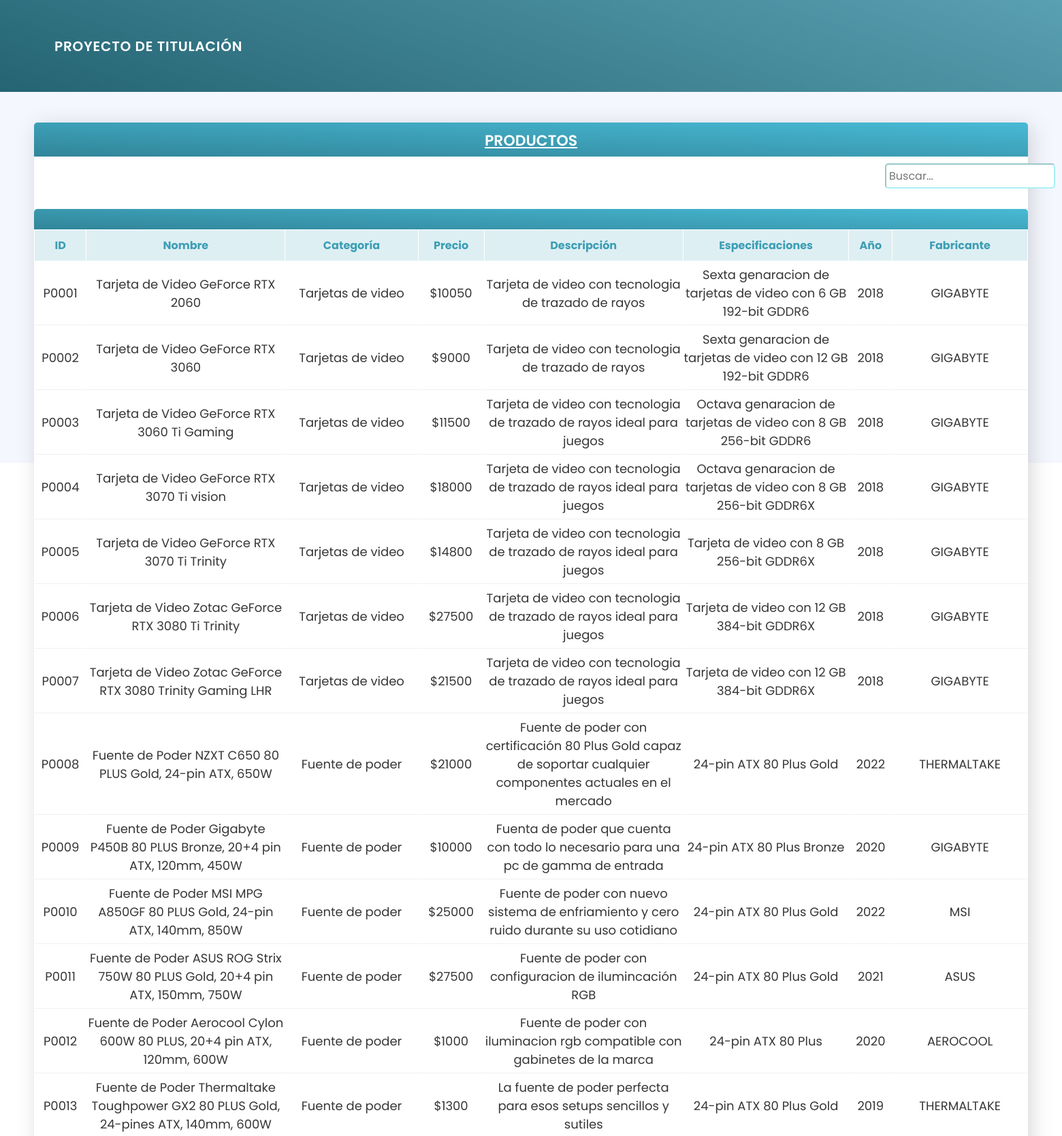
Page /Productos.php (upper part) on the committed database.
### tables this page shows
CREATE TABLE `productos` (
  `producto_id` varchar(5) NOT NULL,
  `nombre_producto` varchar(100) NOT NULL,
  `categoria_id` varchar(5) NOT NULL,
  `precio` varchar(6) NOT NULL,
  `descripcion` varchar(150) NOT NULL,
  `especificaciones` varchar(150) NOT NULL,
  `anio` varchar(4) NOT NULL,
  `fabricante_id` varchar(5) NOT NULL
);

CREATE TABLE `categoria` (
  `categoria_id` varchar(5) NOT NULL,
  `tipo_categoria` varchar(50) NOT NULL
);

CREATE TABLE `fabricante` (
  `fabricante_id` varchar(5) NOT NULL,
  `nombre_fabricante` varchar(20) NOT NULL
);

### Productos.php (the view, shortened to what this page needs)
<!DOCTYPE html>
<html lang="en">
<head>
    <?php
    $conn = OpenCon();
    function getCampo($sql){
        global $conn;
        $salida = "";
        $stid = mysqli_query($conn, $sql);
        while ($row = mysqli_fetch_assoc($stid)){
            $salida = $row['SALIDA'];
        }
        return $salida;
    }
    ?>
    <link href="https://unpkg.com/boxicons@2.1.1/css/boxicons.min.css" rel="stylesheet">
    <link rel="stylesheet" href="assets/css/style.css">
    <link rel="stylesheet" href="assets/css/gl_alerts.css">
</head>
<body>
    <form name="form1" id="form1" method="post" action="Productos.php" onSubmit="return checaCampos();">
        <?php include('Menu_principal.php'); ?>
        <section class="body">
            <div class="wrapper-container" style="margin-top: 40px;">
                <div class="placa">
                    <div class="header2">
                        <div class="nombre-sis">
                            PRODUCTOS
                        </div>
                    </div>
                </div>
                <div style="display: flex; padding: 10px 0 30px 1250px">
                    <input type="text" id="buscar" placeholder="Buscar..." class="imput-form" style="width: 250px;">
                </div>
                <div class="placa" style="height: 30px;">
                    <div class="header2">
                    </div>
                </div>
                <table width="100%" cellspacing="1">
                    <thead>
                        <tr>
                            <th class="row_top" width="2%">ID</th>
                            <th class="row_top" width="12%">Nombre</th>
                            <th class="row_top" width="8%">Categoría</th>
                            <th class="row_top" width="3%">Precio</th>
                            <th class="row_top" width="12%">Descripción</th>
                            <th class="row_top" width="10%">Especificaciones</th>
                            <th class="row_top" width="2%">Año</th>
                            <th class="row_top" width="8%">Fabricante</th>
                        </tr>
                    </thead>
                    <tbody>
                        <?php
                        $sql = 'select * from productos order by producto_id';
                        $rst = mysqli_query($conn, $sql);
                        while ($row = mysqli_fetch_assoc($rst)) { ?>
                            <tr>
                                <?php
                                foreach ($row as $key => $item) {
                                    if($key == "categoria_id"){
                                        $item = getCampo("select tipo_categoria as SALIDA from categoria where categoria_id='$item'");
                                    }else if($key == "precio"){
                                        $item = "$".$item;
                                    }else if($key == "fabricante_id"){
                                        $item = getCampo("select nombre_fabricante as SALIDA from fabricante where fabricante_id='$item'");
                                    }{
                                        $item = $item;
                                    } ?>
                                    <td class="info-td">
                                        <?= ($item !== null ? $item : "") ?>
                                    </td>
                                    <?php
                                } ?>
                            </tr>
                            <?php
                        }
                        ?>
                    </tbody>
                </table>
            </div>
            <br><br><br>
        </section>
	</form>
</body>
</html>

### assets/css/style.css (style rules this page uses)
* { margin: 0; padding: 0; box-sizing: border-box; font-family: 'Poppins', sans-serif; -webkit-tap-highlight-color: transparent; }
:root { --blue-pastel-color: #5eb6e9; --green-pastel-color: #0db9a7; --red-pastel-color: #e95e66; --red-color-option1: #fe3954; --yellow-pastel-color: #ffa500; --purple-color-option1: #5b69bc; --pink-color-option1: #ff8acc; --body-color: #dde4ff4a; }
.header2 { font-weight: 600; text-align: center; text-decoration: underline; color: #ffffff; font-size: 22px; padding: 10px 140px; }
.body { width: 100%; height: 85vh; background: #dde4ff4d; padding: 140px 50px; }
.wrapper-container { background: white; min-height: 250px; box-shadow: 5px 5px 30px rgb(98 98 98 / 25%); border-radius: 7px; display: flex; flex-direction: column; justify-content: center; }
.placa { width: 100%; height: 50px; background: linear-gradient(2deg, #318599, #48bad5); border-radius: 5px 5px 0 0; }

### Productos.php (style rules this page uses)
.row_top { height: 45px; align: center; color: #3c9eb5; background: #3c9eb52b; }
.info-td { font-size: 18px; color: #363636; padding: 6px 0; border-bottom: 1px solid #bbbbbb38; }
.info-td:nth-child(1) { text-align: center; }
.info-td:nth-child(2) { text-align: center; }
.info-td:nth-child(3) { text-align: center; }
.info-td:nth-child(4) { text-align: center; }
.info-td:nth-child(5) { text-align: center; }
.info-td:nth-child(6) { text-align: center; }
.info-td:nth-child(7) { text-align: center; }
.info-td:nth-child(8) { text-align: center; }
.imput-form { font-size: 16px; padding: 4px; border-color: #52e3eb80; border-radius: 5px; }
body { font-family: "Open Sans", -apple-system, BlinkMacSystemFont, "Segoe UI", Roboto, Oxygen-Sans, Ubuntu, Cantarell, "Helvetica Neue", Helvetica, Arial, sans-serif; }

### rows in the picture
productos: producto_id "P0001", nombre_producto "Tarjeta de Video GeForce RTX 2060", categoria.tipo_categoria "Tarjetas de video", item "$10050", descripcion "Tarjeta de video con tecnologia de trazado de rayos", especificaciones "Sexta genaracion de tarjetas de video con 6 GB 192-bit GDDR6", anio "2018", fabricante.nombre_fabricante "GIGABYTE"
productos: producto_id "P0002", nombre_producto "Tarjeta de Video GeForce RTX 3060", categoria.tipo_categoria "Tarjetas de video", item "$9000", descripcion "Tarjeta de video con tecnologia de trazado de rayos", especificaciones "Sexta genaracion de tarjetas de video con 12 GB 192-bit GDDR6", anio "2018", fabricante.nombre_fabricante "GIGABYTE"
productos: producto_id "P0003", nombre_producto "Tarjeta de Video GeForce RTX 3060 Ti Gaming", categoria.tipo_categoria "Tarjetas de video", item "$11500", descripcion "Tarjeta de video con tecnologia de trazado de rayos ideal para juegos", especificaciones "Octava genaracion de tarjetas de video con 8 GB 256-bit GDDR6", anio "2018", fabricante.nombre_fabricante "GIGABYTE"
productos: producto_id "P0004", nombre_producto "Tarjeta de Video GeForce RTX 3070 Ti vision", categoria.tipo_categoria "Tarjetas de video", item "$18000", descripcion "Tarjeta de video con tecnologia de trazado de rayos ideal para juegos", especificaciones "Octava genaracion de tarjetas de video con 8 GB 256-bit GDDR6X", anio "2018", fabricante.nombre_fabricante "GIGABYTE"
productos: producto_id "P0005", nombre_producto "Tarjeta de Video GeForce RTX 3070 Ti Trinity", categoria.tipo_categoria "Tarjetas de video", item "$14800", descripcion "Tarjeta de video con tecnologia de trazado de rayos ideal para juegos", especificaciones "Tarjeta de video con 8 GB 256-bit GDDR6X", anio "2018", fabricante.nombre_fabricante "GIGABYTE"
productos: producto_id "P0006", nombre_producto "Tarjeta de Video Zotac GeForce RTX 3080 Ti Trinity", categoria.tipo_categoria "Tarjetas de video", item "$27500", descripcion "Tarjeta de video con tecnologia de trazado de rayos ideal para juegos", especificaciones "Tarjeta de video con 12 GB 384-bit GDDR6X", anio "2018", fabricante.nombre_fabricante "GIGABYTE"
productos: producto_id "P0007", nombre_producto "Tarjeta de Video Zotac GeForce RTX 3080 Trinity Gaming LHR", categoria.tipo_categoria "Tarjetas de video", item "$21500", descripcion "Tarjeta de video con tecnologia de trazado de rayos ideal para juegos", especificaciones "Tarjeta de video con 12 GB 384-bit GDDR6X", anio "2018", fabricante.nombre_fabricante "GIGABYTE"
productos: producto_id "P0008", nombre_producto "Fuente de Poder NZXT C650 80 PLUS Gold, 24-pin ATX, 650W", categoria.tipo_categoria "Fuente de poder", item "$21000", descripcion "Fuente de poder con certificación 80 Plus Gold capaz de soportar cualquier componentes actuales en el mercado", especificaciones "24-pin ATX 80 Plus Gold", anio "2022", fabricante.nombre_fabricante "THERMALTAKE"
productos: producto_id "P0009", nombre_producto "Fuente de Poder Gigabyte P450B 80 PLUS Bronze, 20+4 pin ATX, 120mm, 450W", categoria.tipo_categoria "Fuente de poder", item "$10000", descripcion "Fuenta de poder que cuenta con todo lo necesario para una pc de gamma de entrada", especificaciones "24-pin ATX 80 Plus Bronze", anio "2020", fabricante.nombre_fabricante "GIGABYTE"
productos: producto_id "P0010", nombre_producto "Fuente de Poder MSI MPG A850GF 80 PLUS Gold, 24-pin ATX, 140mm, 850W", categoria.tipo_categoria "Fuente de poder", item "$25000", descripcion "Fuente de poder con nuevo sistema de enfriamiento y cero ruido durante su uso cotidiano", especificaciones "24-pin ATX 80 Plus Gold", anio "2022", fabricante.nombre_fabricante "MSI"
productos: producto_id "P0011", nombre_producto "Fuente de Poder ASUS ROG Strix 750W 80 PLUS Gold, 20+4 pin ATX, 150mm, 750W", categoria.tipo_categoria "Fuente de poder", item "$27500", descripcion "Fuente de poder con configuracion de ilumincación RGB", especificaciones "24-pin ATX 80 Plus Gold", anio "2021", fabricante.nombre_fabricante "ASUS"
productos: producto_id "P0012", nombre_producto "Fuente de Poder Aerocool Cylon 600W 80 PLUS, 20+4 pin ATX, 120mm, 600W", categoria.tipo_categoria "Fuente de poder", item "$1000", descripcion "Fuente de poder con iluminacion rgb compatible con gabinetes de la marca", especificaciones "24-pin ATX 80 Plus", anio "2020", fabricante.nombre_fabricante "AEROCOOL"
productos: producto_id "P0013", nombre_producto "Fuente de Poder Thermaltake Toughpower GX2 80 PLUS Gold, 24-pines ATX, 140mm, 600W", categoria.tipo_categoria "Fuente de poder", item "$1300", descripcion "La fuente de poder perfecta para esos setups sencillos y sutiles", especificaciones "24-pin ATX 80 Plus Gold", anio "2019", fabricante.nombre_fabricante "THERMALTAKE"
